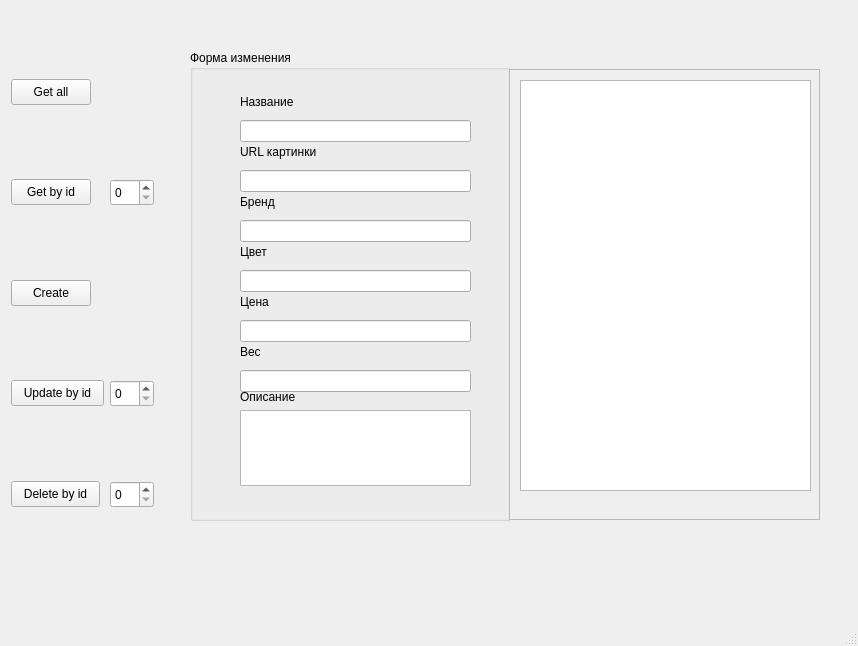
<?xml version="1.0" encoding="UTF-8"?>
<ui version="4.0">
 <class>MainWindow</class>
 <widget class="QMainWindow" name="MainWindow">
  <property name="geometry">
   <rect>
    <x>0</x>
    <y>0</y>
    <width>858</width>
    <height>646</height>
   </rect>
  </property>
  <property name="windowTitle">
   <string>MainWindow</string>
  </property>
  <widget class="QWidget" name="centralwidget">
   <widget class="QGroupBox" name="groupBox">
    <property name="geometry">
     <rect>
      <x>190</x>
      <y>50</y>
      <width>321</width>
      <height>471</height>
     </rect>
    </property>
    <property name="title">
     <string>Форма изменения</string>
    </property>
    <widget class="QWidget" name="verticalLayoutWidget_5">
     <property name="geometry">
      <rect>
       <x>50</x>
       <y>240</y>
       <width>231</width>
       <height>52</height>
      </rect>
     </property>
     <layout class="QVBoxLayout" name="verticalLayout_5">
      <item>
       <widget class="QLabel" name="priceLabel">
        <property name="text">
         <string>Цена</string>
        </property>
       </widget>
      </item>
      <item>
       <widget class="QLineEdit" name="price"/>
      </item>
     </layout>
    </widget>
    <widget class="QWidget" name="verticalLayoutWidget">
     <property name="geometry">
      <rect>
       <x>50</x>
       <y>40</y>
       <width>231</width>
       <height>52</height>
      </rect>
     </property>
     <layout class="QVBoxLayout" name="verticalLayout">
      <item>
       <widget class="QLabel" name="nameLabel">
        <property name="text">
         <string>Название</string>
        </property>
       </widget>
      </item>
      <item>
       <widget class="QLineEdit" name="name"/>
      </item>
     </layout>
    </widget>
    <widget class="QWidget" name="verticalLayoutWidget_4">
     <property name="geometry">
      <rect>
       <x>50</x>
       <y>190</y>
       <width>231</width>
       <height>52</height>
      </rect>
     </property>
     <layout class="QVBoxLayout" name="verticalLayout_4">
      <item>
       <widget class="QLabel" name="colorLabel">
        <property name="text">
         <string>Цвет</string>
        </property>
       </widget>
      </item>
      <item>
       <widget class="QLineEdit" name="color"/>
      </item>
     </layout>
    </widget>
    <widget class="QWidget" name="verticalLayoutWidget_2">
     <property name="geometry">
      <rect>
       <x>50</x>
       <y>90</y>
       <width>231</width>
       <height>52</height>
      </rect>
     </property>
     <layout class="QVBoxLayout" name="verticalLayout_2">
      <item>
       <widget class="QLabel" name="imageUrlLabel">
        <property name="text">
         <string>URL картинки</string>
        </property>
       </widget>
      </item>
      <item>
       <widget class="QLineEdit" name="imageUrl"/>
      </item>
     </layout>
    </widget>
    <widget class="QWidget" name="verticalLayoutWidget_7">
     <property name="geometry">
      <rect>
       <x>50</x>
       <y>340</y>
       <width>231</width>
       <height>96</height>
      </rect>
     </property>
     <layout class="QVBoxLayout" name="verticalLayout_7">
      <item>
       <widget class="QLabel" name="descriptionLabel">
        <property name="text">
         <string>Описание</string>
        </property>
       </widget>
      </item>
      <item>
       <widget class="QTextEdit" name="description"/>
      </item>
     </layout>
    </widget>
    <widget class="QWidget" name="verticalLayoutWidget_3">
     <property name="geometry">
      <rect>
       <x>50</x>
       <y>140</y>
       <width>231</width>
       <height>52</height>
      </rect>
     </property>
     <layout class="QVBoxLayout" name="verticalLayout_3">
      <item>
       <widget class="QLabel" name="brandLabel">
        <property name="text">
         <string>Бренд</string>
        </property>
       </widget>
      </item>
      <item>
       <widget class="QLineEdit" name="brand"/>
      </item>
     </layout>
    </widget>
    <widget class="QWidget" name="verticalLayoutWidget_6">
     <property name="geometry">
      <rect>
       <x>50</x>
       <y>290</y>
       <width>231</width>
       <height>52</height>
      </rect>
     </property>
     <layout class="QVBoxLayout" name="verticalLayout_6">
      <item>
       <widget class="QLabel" name="weightLabel">
        <property name="text">
         <string>Вес</string>
        </property>
       </widget>
      </item>
      <item>
       <widget class="QLineEdit" name="weight"/>
      </item>
     </layout>
    </widget>
   </widget>
   <widget class="QScrollArea" name="responseOutputArea">
    <property name="geometry">
     <rect>
      <x>509</x>
      <y>69</y>
      <width>311</width>
      <height>451</height>
     </rect>
    </property>
    <property name="widgetResizable">
     <bool>true</bool>
    </property>
    <widget class="QWidget" name="scrollAreaWidgetContents">
     <property name="geometry">
      <rect>
       <x>0</x>
       <y>0</y>
       <width>309</width>
       <height>449</height>
      </rect>
     </property>
     <widget class="QTextEdit" name="outputTextEdit">
      <property name="geometry">
       <rect>
        <x>10</x>
        <y>10</y>
        <width>291</width>
        <height>411</height>
       </rect>
      </property>
     </widget>
    </widget>
   </widget>
   <widget class="QPushButton" name="getByIdButton">
    <property name="geometry">
     <rect>
      <x>11</x>
      <y>179</y>
      <width>80</width>
      <height>26</height>
     </rect>
    </property>
    <property name="text">
     <string>Get by id</string>
    </property>
   </widget>
   <widget class="QPushButton" name="getAllButton">
    <property name="geometry">
     <rect>
      <x>11</x>
      <y>79</y>
      <width>80</width>
      <height>26</height>
     </rect>
    </property>
    <property name="text">
     <string>Get all</string>
    </property>
   </widget>
   <widget class="QSpinBox" name="deleteByIdSpinBox">
    <property name="geometry">
     <rect>
      <x>110</x>
      <y>481</y>
      <width>44</width>
      <height>27</height>
     </rect>
    </property>
   </widget>
   <widget class="QPushButton" name="createButton">
    <property name="geometry">
     <rect>
      <x>11</x>
      <y>280</y>
      <width>80</width>
      <height>26</height>
     </rect>
    </property>
    <property name="text">
     <string>Create</string>
    </property>
   </widget>
   <widget class="QSpinBox" name="updateByIdSpinBox">
    <property name="geometry">
     <rect>
      <x>110</x>
      <y>380</y>
      <width>44</width>
      <height>27</height>
     </rect>
    </property>
   </widget>
   <widget class="QSpinBox" name="getByIdSpinBox">
    <property name="geometry">
     <rect>
      <x>110</x>
      <y>179</y>
      <width>44</width>
      <height>27</height>
     </rect>
    </property>
   </widget>
   <widget class="QPushButton" name="deleteByIdButton">
    <property name="geometry">
     <rect>
      <x>11</x>
      <y>481</y>
      <width>89</width>
      <height>26</height>
     </rect>
    </property>
    <property name="text">
     <string>Delete by id</string>
    </property>
   </widget>
   <widget class="QPushButton" name="updateByIdButton">
    <property name="geometry">
     <rect>
      <x>11</x>
      <y>380</y>
      <width>93</width>
      <height>26</height>
     </rect>
    </property>
    <property name="text">
     <string>Update by id</string>
    </property>
   </widget>
  </widget>
  <widget class="QMenuBar" name="menubar">
   <property name="geometry">
    <rect>
     <x>0</x>
     <y>0</y>
     <width>858</width>
     <height>23</height>
    </rect>
   </property>
  </widget>
  <widget class="QStatusBar" name="statusbar"/>
 </widget>
 <resources/>
 <connections/>
</ui>
